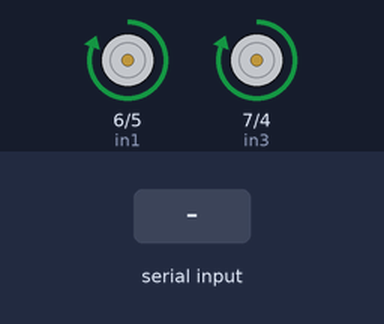
The sketch below on a simulated Arduino Uno, built with avr-gcc and run on an emulated ATmega328P. Shown: motor-driver pin pairs drawn as motors (green arrow = first pin HIGH = forward, orange = second pin HIGH = backward, longer = more drive). The test bench sets the inputs (shaded band).

Above: at 6.2 s.
6.3 s: "STOP_SIGNAL\n" received over Serial
At 6.9 s:
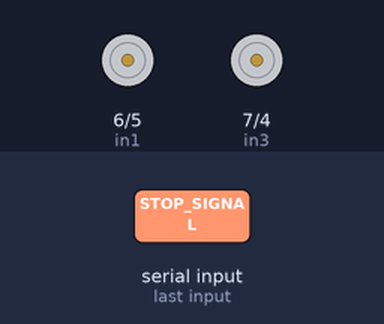
7.8 s: "P_SIGNAL\n" received over Serial
At 10.3 s:
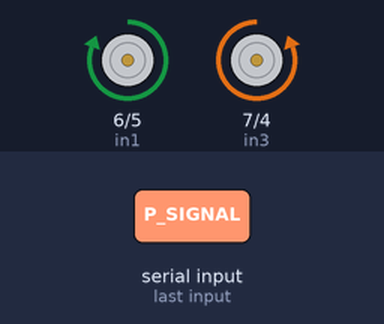
10.8 s: "SA_SIGNAL\n" received over Serial
At 11.9 s:
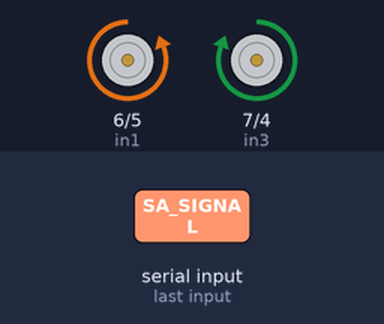
12.8 s: "YIELD_SIGNAL\n" received over Serial
At 14.6 s:
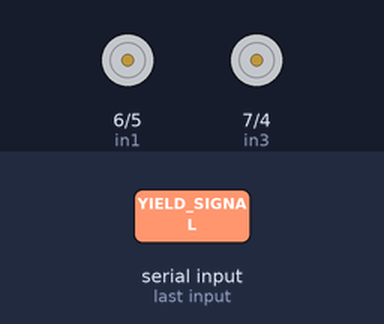
Timing chart, 0 to 15.8 s (numbered marks = the images above; inputs shaded):
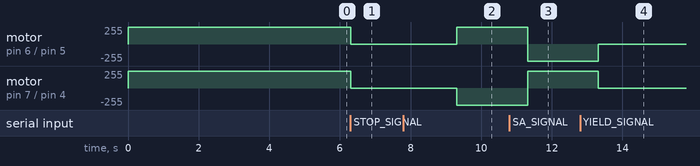

The sketch:

Brain_test.ino
```cpp
// Define motor control pins
const int in1 = 6;   // Input 1 for Motor A
const int in2 = 5;   // Input 2 for Motor A
const int in3 = 7;   // Input 1 for Motor B
const int in4 = 4;   // Input 2 for Motor B

// Function prototypes
void moveForward();
void moveBackward();
void moveLeft();
void moveRight();
void moveStop();

void setup() {
  Serial.begin(9600); // Initialize serial communication
  pinMode(in1, OUTPUT);
  pinMode(in2, OUTPUT);
  pinMode(in3, OUTPUT);
  pinMode(in4, OUTPUT);

  // Initialize motor control
  moveForward();
  delay(5000);
}

void loop() {
  if (Serial.available() > 0) {
    String receivedSignal = Serial.readStringUntil('\n');

    // Check the received signal and perform corresponding actions
    if (receivedSignal.equals("STOP_SIGNAL")) {
      moveStop();
      delay(3000);
    } else if (receivedSignal.equals("YIELD_SIGNAL")) {
      moveStop();
      delay(1000);
    } else if (receivedSignal.equals("P_SIGNAL")) {
      moveRight();
    } else if (receivedSignal.equals("SA_SIGNAL")) {
      moveLeft();
      }
   }
}

void moveForward() {
  // Move both motors forward
  motorControlA(HIGH, LOW);
  motorControlB(HIGH, LOW);
}

void moveStop() {
  // Move both motors backward
  motorControlA(LOW, LOW);
  motorControlB(LOW, LOW);
}

void moveLeft() {
  // Move left by turning off right motor
  motorControlA(LOW, HIGH);
  motorControlB(HIGH, LOW);
  delay(2000);
}

void moveRight() {
  motorControlA(HIGH, LOW);
  motorControlB(LOW, HIGH);
  delay(2000);
}

void motorControlA(int direction1, int direction2) {
  // Set the direction of Motor A
  digitalWrite(in1, direction1);
  digitalWrite(in2, direction2);
}

void motorControlB(int direction1, int direction2) {
  // Set the direction of Motor B
  digitalWrite(in3, direction1);
  digitalWrite(in4, direction2);
}
```

Measured:
- after the input at 6.3 s, motor on pin 6 (in1) / pin 5 (in2), motor on pin 7 (in3) / pin 4 (in4): forward 255/255 → stopped at once
- after the input at 7.8 s, motor on pin 6 (in1) / pin 5 (in2): stopped → forward 255/255 after 1.5 s; motor on pin 7 (in3) / pin 4 (in4): stopped → backward 255/255 after 1.5 s
- after the input at 10.8 s, motor on pin 6 (in1) / pin 5 (in2): forward 255/255 → backward 255/255 after 0.51 s; motor on pin 7 (in3) / pin 4 (in4): backward 255/255 → forward 255/255 after 0.51 s
- after the input at 12.8 s, motor on pin 6 (in1) / pin 5 (in2): backward 255/255 → stopped after 0.51 s; motor on pin 7 (in3) / pin 4 (in4): forward 255/255 → stopped after 0.51 s
